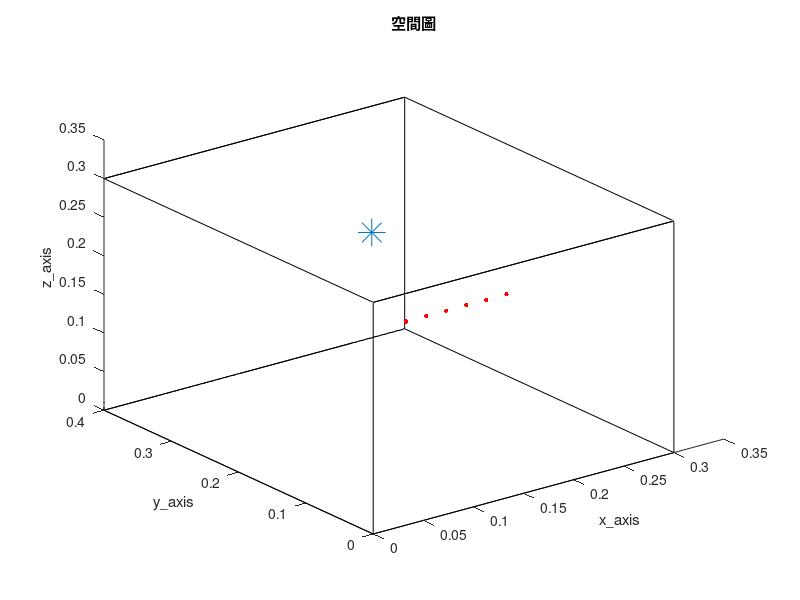

MATLAB code to generate this figure: (Note: this script raises an error after producing the figure.)
clc; clear;
close all;

tic

%% RIR parameter %%
SorNum = 1;                                              % source number
%%%%%%%%%%%%%%%%%%%%%%%%%%%%%%%%%%%%%%%%%%%%%%%%%%%%%%%%%%%%%%%%%%%%%%%%%%%%%%%%%%%%%%%%%%%%%%%%%%
MicNum = 6;                                             % number of microphone
%%%%%%%%%%%%%%%%%%%%%%%%%%%%%%%%%%%%%%%%%%%%%%%%%%%%%%%%%%%%%%%%%%%%%%%%%%%%%%%%%%%%%%%%%%%%%%%%%%
c = 343;                                                 % Sound velocity (m/s)
fs = 16000;                                              % Sample frequency (samples/s)
Ts = 1/fs;                                               % Sample period (s)

% ULA %
MicStart = [0.1, 0.1, 0.2];
%%%%%%%%%%%%%%%%%%%%%%%%%%%%%%%%%%%%%%%%%%%%%%%%%%%%%%%%%%%%%%%%%%%%%%%%%%%%%%%%%%%%%%%%%%%%%%%%%%
spacing = 0.02;
%%%%%%%%%%%%%%%%%%%%%%%%%%%%%%%%%%%%%%%%%%%%%%%%%%%%%%%%%%%%%%%%%%%%%%%%%%%%%%%%%%%%%%%%%%%%%%%%%%
MicPos = zeros(MicNum, 3);
for i = 1:MicNum
    MicPos(i, :) = [MicStart(1, 1)+(i-1)*spacing, MicStart(1, 2), MicStart(1, 3)];
end

SorPos = [0.2, 0.3, 0.2];                                % source position (m)
room_dim = [0.3, 0.4, 0.3];                              % Room dimensions [x y z] (m)
%%%%%%%%%%%%%%%%%%%%%%%%%%%%%%%%%%%%%%%%%%%%%%%%%%%%%%%%%%%%%%%%%%%%%%%%%%%%%%%%%%%%%%%%%%%%%%%%%%
reverberation_time = 0.009;                               % Reverberation time (s)
points_rir = 256;                                        % Number of rir points (需比 reverberation time 還長)
%%%%%%%%%%%%%%%%%%%%%%%%%%%%%%%%%%%%%%%%%%%%%%%%%%%%%%%%%%%%%%%%%%%%%%%%%%%%%%%%%%%%%%%%%%%%%%%%%%
mtype = 'omnidirectional';                               % Type of microphone
order = -1;                                              % -1 equals maximum reflection order!
dim = 3;                                                 % Room dimension
orientation = 0;                                         % Microphone orientation (rad)
hp_filter = 1;                                           % Disable high-pass filter

% 畫空間圖 %
figure(5);
plot3( [0 room_dim(1, 1) room_dim(1, 1) 0 0 0 room_dim(1, 1) room_dim(1, 1) 0 0 room_dim(1, 1) room_dim(1, 1) 0 0 room_dim(1, 1) room_dim(1, 1)], ...
       [0 0 room_dim(1, 2) room_dim(1, 2) 0 0 0 room_dim(1, 2) room_dim(1, 2) room_dim(1, 2) room_dim(1, 2) room_dim(1, 2) room_dim(1, 2) 0 0 0], ...
       [0 0 0 0 0 room_dim(1, 3) room_dim(1, 3) room_dim(1, 3) room_dim(1, 3) 0 0 room_dim(1, 3) room_dim(1, 3) room_dim(1, 3) room_dim(1, 3) 0] , 'k')
hold on
plot3(MicPos(:, 1), MicPos(:, 2), MicPos(:, 3), 'r.', 'MarkerSize', 10)
hold on
plot3(SorPos(:, 1), SorPos(:, 2), SorPos(:, 3), '*', 'MarkerSize', 20)
hold off
xlabel('x\_axis')
ylabel('y\_axis')
zlabel('z\_axis')
title('空間圖')
shg

%% generate ground-truth RIR (h) %%
% 產生 RIR 和存.mat 檔 %
h = rir_generator(c, fs, MicPos, SorPos, room_dim, reverberation_time, points_rir, mtype, order, dim, orientation, hp_filter);
rir_filename_str = ['h\h_', string(reverberation_time), 'x', string(MicNum), 'x', string(points_rir), '.mat'];
rir_filemane = join(rir_filename_str, '');
save(rir_filemane, 'h')

% load RIR 的 .mat 檔 %
rir_filename_str = ['h\h_', string(reverberation_time), 'x', string(MicNum), 'x', string(points_rir), '.mat'];
rir_filemane = join(rir_filename_str, '');
load(rir_filemane)

look_mic = 1;
h_yaxis_upperlimit = max(h(look_mic, :)) + 0.01;
h_yaxis_underlimit = min(h(look_mic, :)) - 0.01;
% 畫 ground-truth RIR time plot %
figure(1)
plot(h(look_mic, :), 'r');
xlim([1 points_rir])
ylim([h_yaxis_underlimit h_yaxis_upperlimit])
title('h')
xlabel('points')
ylabel('amplitude')
shg

%% 讀音檔 or 產生 white noise source (source) %%
Second = 23;
SorLen =  Second*fs;

% load source %
% [source_transpose, fs] = audioread('245.wav', [1, SorLen]);    % speech source
% source = source_transpose.';

source = wgn(1, SorLen, 0);

%% RIR mix source 先在時域上 convolution 再做 stft (x and X) %%
% convolution source and RIR %
as = zeros(MicNum, points_rir+SorLen-1);
for i = 1 : MicNum
    as(i, :) = conv(h(i, :), source);
end

x = as(:, 1:SorLen);

% window parameters %
NFFT = 64;
hopsize = 16;

win = hamming(NFFT);
osfac = round(NFFT/hopsize);

frequency = NFFT/2 + 1;
L = length(hopsize:hopsize:points_rir+2*NFFT-2);

[X, frequency_vector, X_t_vector] = stft(x.', fs, Window=win, OverlapLength=NFFT-hopsize, FFTLength=NFFT, FrequencyRange='onesided');

NumOfFrame = size(X_t_vector, 1);
NumOfFrame_vector = 1:1:NumOfFrame;

%% construct Rxx (Rxx) %%
forfact = 2^(-9);
Rxx = zeros(frequency, MicNum*L, MicNum*L);
parfor n = 1:frequency
    for FrameNo = L:NumOfFrame
        X_matrix = zeros(MicNum-1, MicNum*L);
        for i = 1:MicNum-1
            X_matrix(i, 1:L) = flip(squeeze(X(n, FrameNo-L+1:FrameNo, i+1)));
            X_matrix(i, i*L+1:(i+1)*L) = flip(squeeze(-X(n, FrameNo-L+1:FrameNo, 1)));
        end
    
        Rxx(n, :, :) = (1-forfact)*squeeze(Rxx(n, :, :)) + forfact*(X_matrix')*X_matrix;
    end
end

%% eigenvalue decomposition %%
eigen_vector = zeros(frequency, MicNum*L, MicNum*L);
eigen_value = zeros(frequency, MicNum*L);
min_index = zeros(frequency, 1);
H_hat = zeros(MicNum, L, frequency);

for n = 1:frequency
    [eigen_vector(n, :, :), eigen_value_ma] = eig(squeeze(Rxx(n, :, :)));
    eigen_value(n, :) = diag(eigen_value_ma);
    [~, min_index(n, :)] = min(abs(eigen_value(n, :)), [], 'all');
    %%%%%%%%%%%%%%%%%%%%%%%%%%%%%%%%%%%%%%%%%%%%%%%%%%%%%%%%%%%%%%%%%%%%%%%%%%%%%%%%%%%%%%%%%%%%%%%%%%
    H_hat(:, :, n) = reshape(squeeze(eigen_vector(n, :, min_index(n, :))), [L MicNum]).';
    %%%%%%%%%%%%%%%%%%%%%%%%%%%%%%%%%%%%%%%%%%%%%%%%%%%%%%%%%%%%%%%%%%%%%%%%%%%%%%%%%%%%%%%%%%%%%%%%%%
end

% 轉回時域 %
H_hat_forplot = zeros(frequency, L, MicNum);
for i = 1 : MicNum
    H_hat_forplot(:, :, i) = squeeze(H_hat(i, :, :)).';
end

h_hat = reconstruct_RIR_normalwindow(points_rir, NFFT, hopsize, L, win, fs, frequency, MicNum, H_hat_forplot);    % dimension = MicNum x (points_rir+(osfac-1)*hopsize)
ratio_h_hat = zeros(MicNum, 1);
for i = 1:MicNum
    ratio_h_hat(i, :) = max(abs(h(i, :)))/max(abs(h_hat(i, hopsize*(osfac-1)+1:end)));
end

h_hat = h_hat.*ratio_h_hat;

% 畫圖看結果 %
look_mic = 1;
figure(2)
plot(h(look_mic, :), 'r');
hold on
plot(h_hat(look_mic, hopsize*(osfac-1)+1:end), 'b');
hold off
xlim([1 points_rir])
legend('ground-truth RIR', 'estimated RIR')
xlabel('time samples')
ylabel('amplitude')
shg

figure(3)
plot(1:1:MicNum*L, eigen_value);
title('eigenvalue')
ylabel('linear scale')

figure(4)
plot(1:1:MicNum*L, log(eigen_value));
title('eigenvalue')
ylabel('log scale')

% ME %
ATF = fft(h, points_rir, 2);
ATF_estimated = fft(h_hat, points_rir, 2);
sum_norm = 0;
for i  = 1:MicNum
    norm_ATF = norm(ATF(i, :) - ATF_estimated(i, :));
    sum_norm = sum_norm + norm_ATF;
end

ME = sum_norm/MicNum;

% MSPM %
PM = 0;
for i =1:MicNum
    PM = PM + norm(h(i, :).' - h(i, :)*h_hat(i, :).'/(h_hat(i, :)*h_hat(i, :).')*h_hat(i, :).')^2;
end

MSPM = PM/MicNum;

toc
